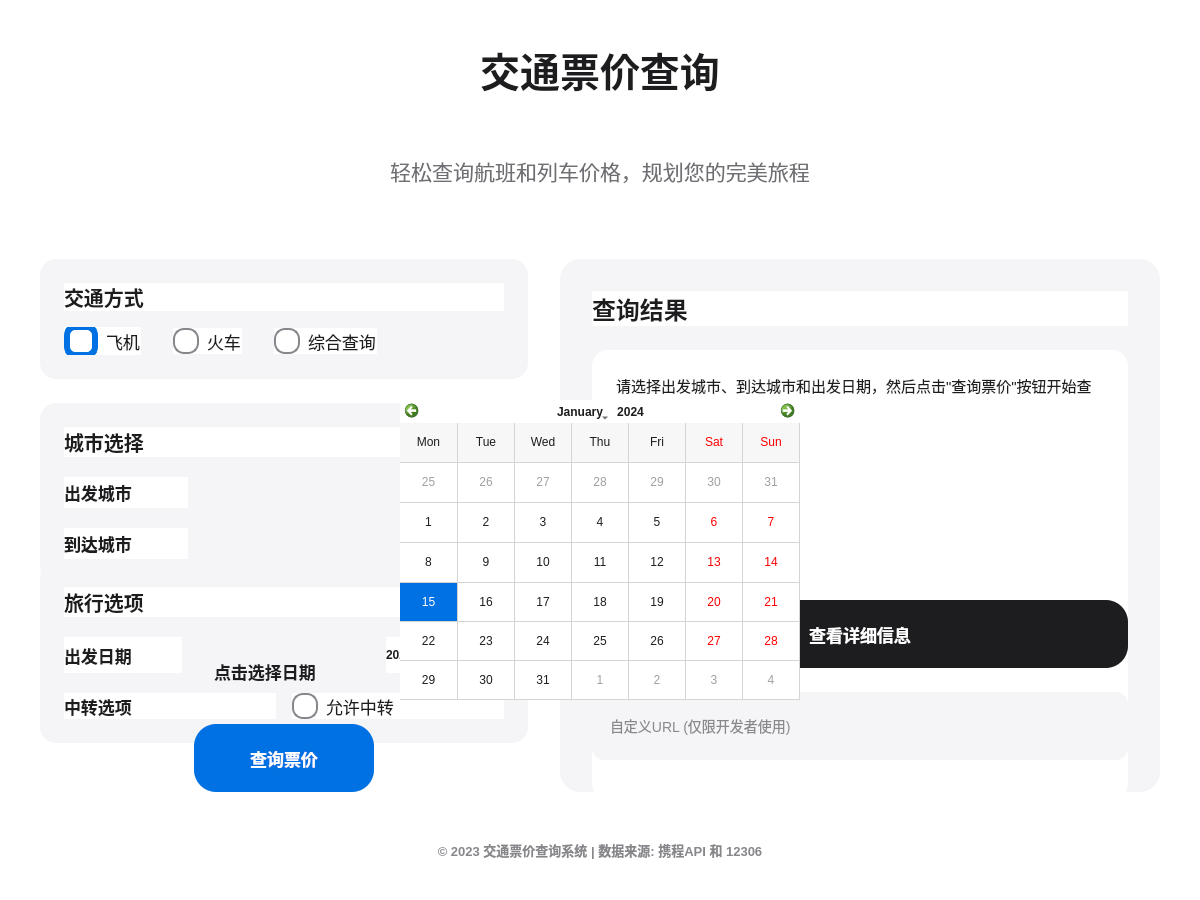
<?xml version="1.0" encoding="UTF-8"?>
<ui version="4.0">
 <class>Widget</class>
 <widget class="QWidget" name="Widget">
  <property name="geometry">
   <rect>
    <x>0</x>
    <y>0</y>
    <width>1200</width>
    <height>900</height>
   </rect>
  </property>
  <property name="minimumSize">
   <size>
    <width>1200</width>
    <height>900</height>
   </size>
  </property>
  <property name="windowTitle">
   <string>交通票价查询系统</string>
  </property>
  <property name="styleSheet">
   <string notr="true">QWidget { 
  background-color: #ffffff; 
  font-family: 'SF Pro Display', 'Helvetica Neue', Arial, sans-serif;
  color: #1d1d1f;
}

QLabel {
  color: #1d1d1f;
  font-weight: 500;
}

QLabel#titleLabel {
  font-size: 40px;
  font-weight: 700;
  color: #1d1d1f;
  margin-bottom: 24px;
}

QLabel#subtitleLabel {
  font-size: 21px;
  font-weight: 400;
  color: #6e6e73;
  margin-bottom: 40px;
}

QComboBox { 
  padding: 12px 16px;
  border: none;
  border-radius: 12px;
  background-color: #f5f5f7;
  font-size: 17px;
  color: #1d1d1f;
  min-height: 44px;
}

QComboBox::drop-down { 
  subcontrol-origin: padding;
  subcontrol-position: right;
  width: 24px;
  border-left: none;
}

QComboBox::down-arrow {
  image: url(down_arrow.png);
  width: 14px;
  height: 14px;
}

QComboBox:focus, QDateEdit:focus {
  background-color: #e8e8ed;
}

QPushButton {
  background-color: #0071e3;
  color: white;
  border: none;
  padding: 12px 20px;
  border-radius: 22px;
  font-weight: 600;
  font-size: 17px;
  min-height: 44px;
  min-width: 140px;
}

QPushButton:hover {
  background-color: #0077ed;
}

QPushButton:pressed {
  background-color: #006edb;
}

QPushButton#detailButton {
  background-color: #1d1d1f;
  color: white;
}

QPushButton#detailButton:hover {
  background-color: #313133;
}

QCheckBox {
  color: #1d1d1f;
  font-size: 17px;
  spacing: 8px;
}

QCheckBox::indicator {
  width: 22px;
  height: 22px;
  border: 2px solid #86868b;
  border-radius: 11px;
}

QCheckBox::indicator:checked {
  background-color: #0071e3;
  border: 2px solid #0071e3;
  image: url(check.png);
}

QRadioButton {
  color: #1d1d1f;
  font-size: 17px;
  spacing: 8px;
}

QRadioButton::indicator {
  width: 22px;
  height: 22px;
  border: 2px solid #86868b;
  border-radius: 11px;
}

QRadioButton::indicator:checked {
  border: 6px solid #0071e3;
  background-color: white;
}

QGroupBox {
  border: none;
  font-size: 20px;
  font-weight: 600;
  padding-top: 24px;
  margin-top: 24px;
}

QGroupBox::title {
  subcontrol-origin: margin;
  left: 0px;
  padding: 0 0 16px 0;
  color: #1d1d1f;
}

QTextEdit {
  border: none;
  border-radius: 12px;
  padding: 16px;
  background-color: #f5f5f7;
  color: #1d1d1f;
  font-size: 15px;
  line-height: 1.5;
}

QDateEdit {
  padding: 12px 16px;
  border: none;
  border-radius: 12px;
  background-color: #f5f5f7;
  font-size: 17px;
  color: #1d1d1f;
  min-height: 44px;
}

QDateEdit::drop-down {
  subcontrol-origin: padding;
  subcontrol-position: right;
  width: 24px;
  border-left: none;
}

QFrame#headerCard, QFrame#resultCard {
  background-color: #ffffff;
  border-radius: 20px;
}

QFrame#separatorLine {
  background-color: #d2d2d7;
  max-height: 1px;
}

QFrame#transportTypeCard, QFrame#citySelectionCard, QFrame#optionsCard {
  background-color: #f5f5f7;
  border-radius: 16px;
}

QLineEdit {
  padding: 12px 16px;
  border: none;
  border-radius: 12px;
  background-color: #f5f5f7;
  font-size: 17px;
  color: #1d1d1f;
  min-height: 44px;
}

QPushButton#calendarButton {
  background-color: #f5f5f7;
  color: #1d1d1f;
  border: none;
  border-radius: 12px;
  padding: 12px 16px;
  font-size: 17px;
  text-align: left;
}

QPushButton#calendarButton:hover {
  background-color: #e8e8ed;
}
</string>
  </property>
  <layout class="QVBoxLayout" name="mainLayout">
   <property name="spacing">
    <number>32</number>
   </property>
   <property name="leftMargin">
    <number>40</number>
   </property>
   <property name="topMargin">
    <number>40</number>
   </property>
   <property name="rightMargin">
    <number>40</number>
   </property>
   <property name="bottomMargin">
    <number>40</number>
   </property>
   <item>
    <widget class="QLabel" name="titleLabel">
     <property name="text">
      <string>交通票价查询</string>
     </property>
     <property name="alignment">
      <set>Qt::AlignCenter</set>
     </property>
    </widget>
   </item>
   <item>
    <widget class="QLabel" name="subtitleLabel">
     <property name="text">
      <string>轻松查询航班和列车价格，规划您的完美旅程</string>
     </property>
     <property name="alignment">
      <set>Qt::AlignCenter</set>
     </property>
    </widget>
   </item>
   <item>
    <layout class="QHBoxLayout" name="contentLayout">
     <property name="spacing">
      <number>32</number>
     </property>
     <item>
      <layout class="QVBoxLayout" name="leftPanelLayout">
       <property name="spacing">
        <number>24</number>
       </property>
       <item>
        <widget class="QFrame" name="transportTypeCard">
         <property name="minimumSize">
          <size>
           <width>0</width>
           <height>120</height>
          </size>
         </property>
         <layout class="QVBoxLayout" name="transportTypeLayout">
          <property name="spacing">
           <number>16</number>
          </property>
          <property name="leftMargin">
           <number>24</number>
          </property>
          <property name="topMargin">
           <number>24</number>
          </property>
          <property name="rightMargin">
           <number>24</number>
          </property>
          <property name="bottomMargin">
           <number>24</number>
          </property>
          <item>
           <widget class="QLabel" name="transportTypeLabel">
            <property name="styleSheet">
             <string notr="true">font-size: 20px; font-weight: 600;</string>
            </property>
            <property name="text">
             <string>交通方式</string>
            </property>
           </widget>
          </item>
          <item>
           <layout class="QHBoxLayout" name="transportRadioLayout">
            <property name="spacing">
             <number>32</number>
            </property>
            <item>
             <widget class="QRadioButton" name="flightRadio">
              <property name="text">
               <string>飞机</string>
              </property>
              <property name="checked">
               <bool>true</bool>
              </property>
             </widget>
            </item>
            <item>
             <widget class="QRadioButton" name="trainRadio">
              <property name="text">
               <string>火车</string>
              </property>
             </widget>
            </item>
            <item>
             <widget class="QRadioButton" name="bothRadio">
              <property name="text">
               <string>综合查询</string>
              </property>
             </widget>
            </item>
            <item>
             <spacer name="horizontalSpacer">
              <property name="orientation">
               <enum>Qt::Horizontal</enum>
              </property>
              <property name="sizeHint" stdset="0">
               <size>
                <width>40</width>
                <height>20</height>
               </size>
              </property>
             </spacer>
            </item>
           </layout>
          </item>
         </layout>
        </widget>
       </item>
       <item>
        <widget class="QFrame" name="citySelectionCard">
         <property name="minimumSize">
          <size>
           <width>0</width>
           <height>180</height>
          </size>
         </property>
         <layout class="QVBoxLayout" name="citySelectionLayout">
          <property name="spacing">
           <number>20</number>
          </property>
          <property name="leftMargin">
           <number>24</number>
          </property>
          <property name="topMargin">
           <number>24</number>
          </property>
          <property name="rightMargin">
           <number>24</number>
          </property>
          <property name="bottomMargin">
           <number>24</number>
          </property>
          <item>
           <widget class="QLabel" name="citySelectionLabel">
            <property name="styleSheet">
             <string notr="true">font-size: 20px; font-weight: 600;</string>
            </property>
            <property name="text">
             <string>城市选择</string>
            </property>
           </widget>
          </item>
          <item>
           <layout class="QHBoxLayout" name="fromCityLayout">
            <property name="spacing">
             <number>16</number>
            </property>
            <item>
             <widget class="QLabel" name="fromLabel">
              <property name="minimumSize">
               <size>
                <width>100</width>
                <height>0</height>
               </size>
              </property>
              <property name="styleSheet">
               <string notr="true">font-size: 17px;</string>
              </property>
              <property name="text">
               <string>出发城市</string>
              </property>
             </widget>
            </item>
            <item>
             <widget class="QComboBox" name="fromCityCombo">
              <property name="minimumSize">
               <size>
                <width>300</width>
                <height>0</height>
               </size>
              </property>
             </widget>
            </item>
           </layout>
          </item>
          <item>
           <layout class="QHBoxLayout" name="toCityLayout">
            <property name="spacing">
             <number>16</number>
            </property>
            <item>
             <widget class="QLabel" name="toLabel">
              <property name="minimumSize">
               <size>
                <width>100</width>
                <height>0</height>
               </size>
              </property>
              <property name="styleSheet">
               <string notr="true">font-size: 17px;</string>
              </property>
              <property name="text">
               <string>到达城市</string>
              </property>
             </widget>
            </item>
            <item>
             <widget class="QComboBox" name="toCityCombo">
              <property name="minimumSize">
               <size>
                <width>300</width>
                <height>0</height>
               </size>
              </property>
             </widget>
            </item>
           </layout>
          </item>
         </layout>
        </widget>
       </item>
       <item>
        <widget class="QFrame" name="optionsCard">
         <property name="minimumSize">
          <size>
           <width>0</width>
           <height>180</height>
          </size>
         </property>
         <layout class="QVBoxLayout" name="optionsLayout">
          <property name="spacing">
           <number>20</number>
          </property>
          <property name="leftMargin">
           <number>24</number>
          </property>
          <property name="topMargin">
           <number>24</number>
          </property>
          <property name="rightMargin">
           <number>24</number>
          </property>
          <property name="bottomMargin">
           <number>24</number>
          </property>
          <item>
           <widget class="QLabel" name="optionsLabel">
            <property name="styleSheet">
             <string notr="true">font-size: 20px; font-weight: 600;</string>
            </property>
            <property name="text">
             <string>旅行选项</string>
            </property>
           </widget>
          </item>
          <item>
           <layout class="QHBoxLayout" name="dateLayout">
            <property name="spacing">
             <number>16</number>
            </property>
            <item>
             <widget class="QLabel" name="dateLabel">
              <property name="minimumSize">
               <size>
                <width>100</width>
                <height>0</height>
               </size>
              </property>
              <property name="styleSheet">
               <string notr="true">font-size: 17px;</string>
              </property>
              <property name="text">
               <string>出发日期</string>
              </property>
             </widget>
            </item>
            <item>
             <widget class="QPushButton" name="calendarButton">
              <property name="minimumSize">
               <size>
                <width>300</width>
                <height>44</height>
               </size>
              </property>
              <property name="styleSheet">
               <string notr="true">QPushButton#calendarButton {
  background-color: #f5f5f7;
  color: #1d1d1f;
  border: none;
  border-radius: 12px;
  padding: 12px 16px;
  font-size: 17px;
  text-align: left;
}

QPushButton#calendarButton:hover {
  background-color: #e8e8ed;
}</string>
              </property>
              <property name="text">
               <string>点击选择日期</string>
              </property>
              <property name="icon">
               <iconset>
                <normaloff>calendar_icon.png</normaloff>calendar_icon.png</iconset>
              </property>
             </widget>
            </item>
            <item>
             <widget class="QLabel" name="selectedDateValue">
              <property name="visible">
               <bool>false</bool>
              </property>
              <property name="text">
               <string>2023-12-01</string>
              </property>
             </widget>
            </item>
           </layout>
          </item>
          <item>
           <layout class="QHBoxLayout" name="transferLayout">
            <property name="spacing">
             <number>16</number>
            </property>
            <item>
             <widget class="QLabel" name="transferLabel">
              <property name="minimumSize">
               <size>
                <width>100</width>
                <height>0</height>
               </size>
              </property>
              <property name="styleSheet">
               <string notr="true">font-size: 17px;</string>
              </property>
              <property name="text">
               <string>中转选项</string>
              </property>
             </widget>
            </item>
            <item>
             <widget class="QCheckBox" name="allowTransferCheck">
              <property name="styleSheet">
               <string notr="true">font-size: 17px;</string>
              </property>
              <property name="text">
               <string>允许中转</string>
              </property>
             </widget>
            </item>
           </layout>
          </item>
         </layout>
        </widget>
       </item>
       <item>
        <layout class="QHBoxLayout" name="searchButtonLayout">
         <property name="spacing">
          <number>0</number>
         </property>
         <item>
          <spacer name="horizontalSpacer_2">
           <property name="orientation">
            <enum>Qt::Horizontal</enum>
           </property>
           <property name="sizeHint" stdset="0">
            <size>
             <width>40</width>
             <height>20</height>
            </size>
           </property>
          </spacer>
         </item>
         <item>
          <widget class="QPushButton" name="searchButton">
           <property name="minimumSize">
            <size>
             <width>240</width>
             <height>50</height>
            </size>
           </property>
           <property name="cursor">
            <cursorShape>PointingHandCursor</cursorShape>
           </property>
           <property name="text">
            <string>查询票价</string>
           </property>
           <property name="default">
            <bool>true</bool>
           </property>
          </widget>
         </item>
         <item>
          <spacer name="horizontalSpacer_3">
           <property name="orientation">
            <enum>Qt::Horizontal</enum>
           </property>
           <property name="sizeHint" stdset="0">
            <size>
             <width>40</width>
             <height>20</height>
            </size>
           </property>
          </spacer>
         </item>
        </layout>
       </item>
       <item>
        <spacer name="verticalSpacer">
         <property name="orientation">
          <enum>Qt::Vertical</enum>
         </property>
         <property name="sizeHint" stdset="0">
          <size>
           <width>20</width>
           <height>40</height>
          </size>
         </property>
        </spacer>
       </item>
      </layout>
     </item>
     <item>
      <widget class="QFrame" name="resultCard">
       <property name="minimumSize">
        <size>
         <width>600</width>
         <height>0</height>
        </size>
       </property>
       <property name="styleSheet">
        <string notr="true">QFrame#resultCard { background-color: #f5f5f7; border-radius: 20px; }</string>
       </property>
       <layout class="QVBoxLayout" name="resultLayout">
        <property name="spacing">
         <number>24</number>
        </property>
        <property name="leftMargin">
         <number>32</number>
        </property>
        <property name="topMargin">
         <number>32</number>
        </property>
        <property name="rightMargin">
         <number>32</number>
        </property>
        <property name="bottomMargin">
         <number>32</number>
        </property>
        <item>
         <widget class="QLabel" name="resultLabel">
          <property name="styleSheet">
           <string notr="true">font-size: 24px; font-weight: 600;</string>
          </property>
          <property name="text">
           <string>查询结果</string>
          </property>
         </widget>
        </item>
        <item>
         <widget class="QTextEdit" name="resultText">
          <property name="minimumSize">
           <size>
            <width>0</width>
            <height>450</height>
           </size>
          </property>
          <property name="styleSheet">
           <string notr="true">QTextEdit { background-color: white; border-radius: 16px; padding: 20px; font-family: 'SF Pro Text', 'Helvetica Neue', Arial, sans-serif; font-size: 15px; }</string>
          </property>
          <property name="readOnly">
           <bool>true</bool>
          </property>
          <property name="html">
           <string>&lt;!DOCTYPE HTML PUBLIC &quot;-//W3C//DTD HTML 4.0//EN&quot; &quot;http://www.w3.org/TR/REC-html40/strict.dtd&quot;&gt;
&lt;html&gt;&lt;head&gt;&lt;meta name=&quot;qrichtext&quot; content=&quot;1&quot; /&gt;&lt;style type=&quot;text/css&quot;&gt;
p, li { white-space: pre-wrap; }
&lt;/style&gt;&lt;/head&gt;&lt;body style=&quot; font-family:'SF Pro Text','Helvetica Neue',Arial,sans-serif; font-size:15px; font-weight:400; font-style:normal;&quot;&gt;
&lt;p style=&quot; margin-top:0px; margin-bottom:0px; margin-left:0px; margin-right:0px; -qt-block-indent:0; text-indent:0px;&quot;&gt;请选择出发城市、到达城市和出发日期，然后点击"查询票价"按钮开始查询。&lt;/p&gt;&lt;/body&gt;&lt;/html&gt;</string>
          </property>
         </widget>
        </item>
        <item>
         <widget class="QPushButton" name="detailButton">
          <property name="minimumSize">
           <size>
            <width>0</width>
            <height>50</height>
           </size>
          </property>
          <property name="cursor">
           <cursorShape>PointingHandCursor</cursorShape>
          </property>
          <property name="text">
           <string>查看详细信息</string>
          </property>
         </widget>
        </item>
        <item>
         <widget class="QLineEdit" name="customUrlEdit">
          <property name="styleSheet">
           <string notr="true">font-size: 14px;</string>
          </property>
          <property name="placeholderText">
           <string>自定义URL (仅限开发者使用)</string>
          </property>
         </widget>
        </item>
       </layout>
      </widget>
     </item>
    </layout>
   </item>
   <item>
    <widget class="QLabel" name="footerLabel">
     <property name="styleSheet">
      <string notr="true">color: #86868b; font-size: 13px; margin-top: 16px;</string>
     </property>
     <property name="text">
      <string>© 2023 交通票价查询系统 | 数据来源: 携程API 和 12306</string>
     </property>
     <property name="alignment">
      <set>Qt::AlignCenter</set>
     </property>
    </widget>
   </item>
  </layout>
  <widget class="QCalendarWidget" name="calendarWidget">
   <property name="geometry">
    <rect>
     <x>400</x>
     <y>400</y>
     <width>400</width>
     <height>300</height>
    </rect>
   </property>
   <property name="minimumDate">
    <date>
     <year>2023</year>
     <month>1</month>
     <day>1</day>
    </date>
   </property>
   <property name="maximumDate">
    <date>
     <year>2030</year>
     <month>12</month>
     <day>31</day>
    </date>
   </property>
   <property name="firstDayOfWeek">
    <enum>Qt::Monday</enum>
   </property>
   <property name="gridVisible">
    <bool>true</bool>
   </property>
   <property name="selectionMode">
    <enum>QCalendarWidget::SingleSelection</enum>
   </property>
   <property name="horizontalHeaderFormat">
    <enum>QCalendarWidget::ShortDayNames</enum>
   </property>
   <property name="verticalHeaderFormat">
    <enum>QCalendarWidget::NoVerticalHeader</enum>
   </property>
   <property name="navigationBarVisible">
    <bool>true</bool>
   </property>
   <property name="dateEditEnabled">
    <bool>false</bool>
   </property>
   <property name="visible">
    <bool>false</bool>
   </property>
   <property name="styleSheet">
    <string notr="true">QCalendarWidget {
  background-color: white;
  border-radius: 12px;
}
QCalendarWidget QToolButton {
  color: #1d1d1f;
  background-color: transparent;
  font-size: 16px;
  icon-size: 24px, 24px;
  border-radius: 8px;
}
QCalendarWidget QToolButton:hover {
  background-color: #f5f5f7;
}
QCalendarWidget QMenu {
  background-color: white;
  border: 1px solid #e0e0e0;
  border-radius: 8px;
  padding: 4px;
}
QCalendarWidget QSpinBox {
  border: 1px solid #e0e0e0;
  border-radius: 4px;
  padding: 4px;
  background-color: white;
}
QCalendarWidget QAbstractItemView:enabled {
  background-color: white;
  color: #1d1d1f;
  selection-background-color: #0071e3;
  selection-color: white;
}
QCalendarWidget QAbstractItemView:disabled {
  color: #a0a0a0;
}</string>
   </property>
  </widget>
 </widget>
 <resources/>
 <connections/>
</ui>
